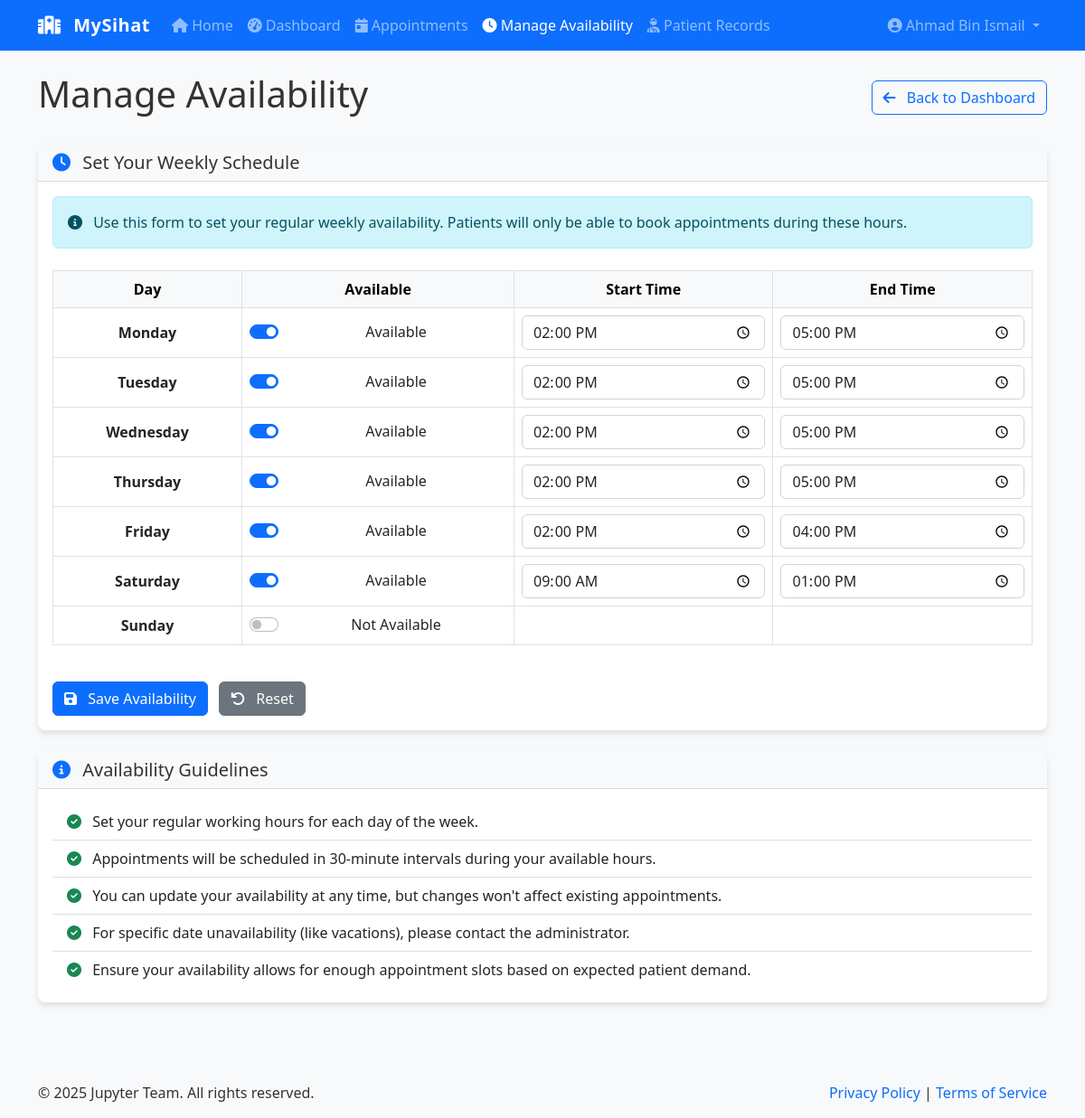
/doctor/availability.php (signed in), run on the app's committed database.
### tables this page shows
CREATE TABLE doctor_availability (
        id INTEGER PRIMARY KEY AUTOINCREMENT,
        doctor_id INTEGER NOT NULL,
        day_of_week TEXT NOT NULL CHECK(day_of_week IN ('Monday', 'Tuesday', 'Wednesday', 'Thursday', 'Friday', 'Saturday', 'Sunday')),
        start_time TEXT NOT NULL,
        end_time TEXT NOT NULL,
        is_available INTEGER DEFAULT 1,
        FOREIGN KEY (doctor_id) REFERENCES users(id) ON DELETE CASCADE,
        UNIQUE(doctor_id, day_of_week, start_time)
    );

### includes/db.php (called while the page is built, shortened)
<?php
class Database {
    private static $instance = null;
    private $conn;
    private function __construct() {
        try {
            $dbDir = dirname(DB_PATH);
            $this->conn = new PDO(
                "sqlite:" . DB_PATH,
                null,
                null,
                [
                    PDO::ATTR_ERRMODE => PDO::ERRMODE_EXCEPTION,
                    PDO::ATTR_DEFAULT_FETCH_MODE => PDO::FETCH_ASSOC,
                    PDO::ATTR_EMULATE_PREPARES => false
                ]
            );
            $this->conn->exec('PRAGMA foreign_keys = ON;');
        } catch (PDOException $e) {
            error_log("Database Connection Error: " . $e->getMessage());
            die("Database connection failed. Please try again later.");
        }
    }
    public static function getInstance() {
        if (self::$instance === null) {
            self::$instance = new self();
        }
        return self::$instance;
    }
    public function query($sql, $params = []) {
        try {
            $stmt = $this->conn->prepare($sql);
            $stmt->execute($params);
            return $stmt;
        } catch (PDOException $e) {
            error_log("Query Error: " . $e->getMessage() . " - SQL: " . $sql);
            throw new Exception("Database query failed. Please try again later.");
        }
    }
    public function fetchAll($sql, $params = []) {
        $stmt = $this->query($sql, $params);
        return $stmt->fetchAll();
    }
}

### includes/functions.php (called while the page is built, shortened)
<?php
require_once 'db.php';
function getCurrentUserId() {
    return isset($_SESSION['user_id']) ? $_SESSION['user_id'] : null;
}

### doctor/availability.php (the view, shortened to what this page needs)
<?php
require_once '../includes/db.php';
require_once '../includes/functions.php';
$userId = getCurrentUserId();
$db = Database::getInstance();
try {
    $availability = $db->fetchAll(
        "SELECT * FROM doctor_availability WHERE doctor_id = ?",
        [$userId]
    );
    $daysOfWeek = ['Monday', 'Tuesday', 'Wednesday', 'Thursday', 'Friday', 'Saturday', 'Sunday'];
    usort($availability, function ($a, $b) use ($daysOfWeek) {
        return array_search($a['day_of_week'], $daysOfWeek) <=> array_search($b['day_of_week'], $daysOfWeek);
    });
    $availabilityByDay = [];
    foreach ($availability as $slot) {
        $availabilityByDay[$slot['day_of_week']] = $slot;
    }
    $daysOfWeek = ['Monday', 'Tuesday', 'Wednesday', 'Thursday', 'Friday', 'Saturday', 'Sunday'];
} catch (Exception $e) {
    error_log("Availability error: " . $e->getMessage());
    setFlashMessage('error', 'An error occurred while retrieving your availability schedule.', 'danger');
    $availability = [];
    $availabilityByDay = [];
    $daysOfWeek = ['Monday', 'Tuesday', 'Wednesday', 'Thursday', 'Friday', 'Saturday', 'Sunday'];
}
include '../includes/header.php';
?>
<div class="row">
    <div class="col-md-12">
        <div class="d-flex justify-content-between align-items-center mb-4">
            <h1>Manage Availability</h1>
            <a href="dashboard.php" class="btn btn-outline-primary">
                <i class="fas fa-arrow-left me-2"></i> Back to Dashboard
            </a>
        </div>
        <div class="card">
            <div class="card-header">
                <h5 class="mb-0">
                    <i class="fas fa-clock text-primary me-2"></i>
                    Set Your Weekly Schedule
                </h5>
            </div>
            <div class="card-body">
                <form method="post" action="<?php echo $_SERVER['PHP_SELF']; ?>">
                    <div class="alert alert-info mb-4">
                        <i class="fas fa-info-circle me-2"></i>
                        Use this form to set your regular weekly availability. Patients will only be able to book appointments during these hours.
                    </div>
                    <div class="table-responsive">
                        <table class="table table-bordered availability-table">
                            <thead class="table-light">
                                <tr>
                                    <th>Day</th>
                                    <th>Available</th>
                                    <th>Start Time</th>
                                    <th>End Time</th>
                                </tr>
                            </thead>
                            <tbody>
                                <?php foreach ($daysOfWeek as $day): ?>
                                    <?php
                                    $dayAvailable = isset($availabilityByDay[$day]) && $availabilityByDay[$day]['is_available'] == 1;
                                    $startTime = $dayAvailable ? substr($availabilityByDay[$day]['start_time'], 0, 5) : '09:00';
                                    $endTime = $dayAvailable ? substr($availabilityByDay[$day]['end_time'], 0, 5) : '17:00';
                                    ?>
                                    <tr>
                                        <td><strong><?php echo $day; ?></strong></td>
                                        <td>
                                            <div class="form-check form-switch">
                                                <input class="form-check-input availability-toggle" type="checkbox"
                                                       id="available_<?php echo $day; ?>"
                                                       name="available_<?php echo $day; ?>"
                                                       data-day-id="<?php echo $day; ?>"
                                                       <?php echo $dayAvailable ? 'checked' : ''; ?>>
                                                <label class="form-check-label" for="available_<?php echo $day; ?>">
                                                    <?php echo $dayAvailable ? 'Available' : 'Not Available'; ?>
                                                </label>
                                            </div>
                                        </td>
                                        <td>
                                            <div id="time_range_<?php echo $day; ?>" class="<?php echo $dayAvailable ? '' : 'd-none'; ?>">
                                                <input type="time" class="form-control"
                                                       id="start_time_<?php echo $day; ?>"
                                                       name="start_time_<?php echo $day; ?>"
                                                       value="<?php echo $startTime; ?>">
                                            </div>
                                        </td>
                                        <td>
                                            <div id="time_range_<?php echo $day; ?>" class="<?php echo $dayAvailable ? '' : 'd-none'; ?>">
                                                <input type="time" class="form-control"
                                                       id="end_time_<?php echo $day; ?>"
                                                       name="end_time_<?php echo $day; ?>"
                                                       value="<?php echo $endTime; ?>">
                                            </div>
                                        </td>
                                    </tr>
                                <?php endforeach; ?>
                            </tbody>
                        </table>
                    </div>
                    <div class="mt-4">
                        <button type="submit" class="btn btn-primary">
                            <i class="fas fa-save me-2"></i> Save Availability
                        </button>
                        <button type="reset" class="btn btn-secondary ms-2">
                            <i class="fas fa-undo me-2"></i> Reset
                        </button>
                    </div>
                </form>
            </div>
        </div>
        <div class="card mt-4">
            <div class="card-header">
                <h5 class="mb-0">
                    <i class="fas fa-info-circle text-primary me-2"></i>
                    Availability Guidelines
                </h5>
            </div>
            <div class="card-body">
                <ul class="list-group list-group-flush">
                    <li class="list-group-item">
                        <i class="fas fa-check-circle text-success me-2"></i>
                        Set your regular working hours for each day of the week.
                    </li>
                    <li class="list-group-item">
                        <i class="fas fa-check-circle text-success me-2"></i>
                        Appointments will be scheduled in <?php echo APPOINTMENT_DURATION_MINUTES; ?>-minute intervals during your available hours.
                    </li>
                    <li class="list-group-item">
                        <i class="fas fa-check-circle text-success me-2"></i>
                        You can update your availability at any time, but changes won't affect existing appointments.
                    </li>
                    <li class="list-group-item">
                        <i class="fas fa-check-circle text-success me-2"></i>
                        For specific date unavailability (like vacations), please contact the administrator.
                    </li>
                    <li class="list-group-item">
                        <i class="fas fa-check-circle text-success me-2"></i>
                        Ensure your availability allows for enough appointment slots based on expected patient demand.
                    </li>
                </ul>
            </div>
        </div>
    </div>
</div>
<?php include '../includes/footer.php'; ?>

### assets/css/style.css (style rules this page uses)
body { font-family: 'Segoe UI', Tahoma, Geneva, Verdana, sans-serif; color: #333; background-color: #f8f9fa; min-height: 100vh; display: flex; flex-direction: column; }
a { color: #0d6efd; text-decoration: none; }
.card { border-radius: 0.5rem; box-shadow: 0 4px 6px rgba(0, 0, 0, 0.1); border: none; margin-bottom: 1.5rem; }
.card-header { background-color: #f8f9fa; border-bottom: 1px solid rgba(0, 0, 0, 0.125); font-weight: 600; }
.availability-table th, .availability-table td { text-align: center; vertical-align: middle; }

### data on the page
doctor_availability: is_available "☑", is_available+start_time "14:00", is_available+end_time "17:00"
doctor_availability: is_available "☑", is_available+start_time "14:00", is_available+end_time "17:00"
doctor_availability: is_available "☑", is_available+start_time "14:00", is_available+end_time "17:00"
doctor_availability: is_available "☑", is_available+start_time "14:00", is_available+end_time "17:00"
doctor_availability: is_available "☑", is_available+start_time "14:00", is_available+end_time "16:00"
doctor_availability: is_available "☑", is_available+start_time "09:00", is_available+end_time "13:00"

### other printed values
SITE_NAME "MySihat"
$_SESSION['full_name'] "Ahmad Bin Ismail"
$day "Monday"
$day "Tuesday"
$day "Wednesday"
$day "Thursday"
$day "Friday"
$day "Saturday"
$day "Sunday"
APPOINTMENT_DURATION_MINUTES "30"
